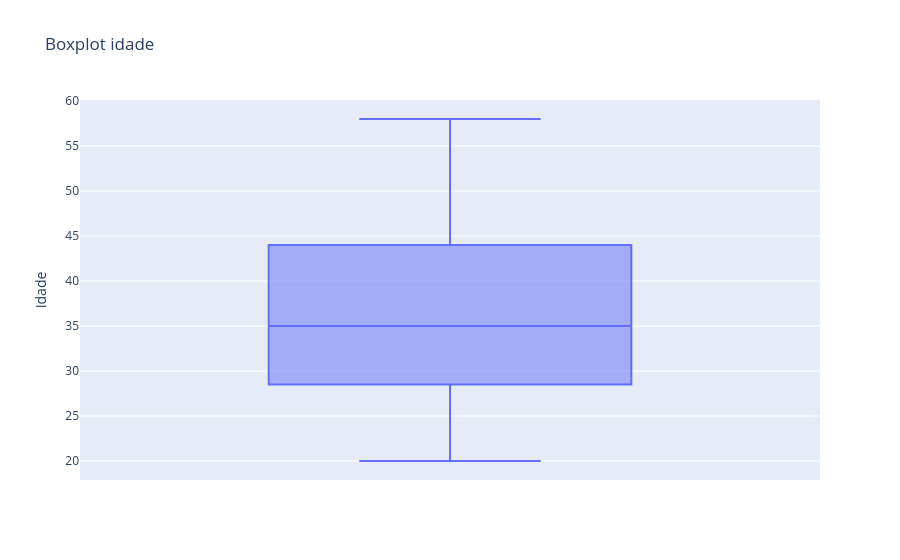

Here is the notebook cell this chart was saved with:
### Markdown cell above
Boxplot

### Code cell
fig = px.box(df, y='Idade', title='Boxplot idade')

fig.show()

### Figure 1 — Plotly figure (JSON) as saved in the notebook; plotly's stock layout.template omitted (floating-point values rounded to 4 significant figures)
{"data": [{"alignmentgroup": "True", "hovertemplate": "Idade=%{y}<extra></extra>", "legendgroup": "", "marker": {"color": "#636efa"}, "name": "", "notched": false, "offsetgroup": "", "orientation": "v", "showlegend": false, "type": "box", "x0": " ", "xaxis": "x", "y": [23, 23, 34, 41, 23, 50, 58, 29, 33, 56, 36, 40, 31, 20, 47, 33, 28, 44, 44, 41], "y0": " ", "yaxis": "y"}], "layout": {"boxmode": "group", "legend": {"tracegroupgap": 0}, "title": {"text": "Boxplot idade"}, "xaxis": {"anchor": "y", "domain": [0, 1]}, "yaxis": {"anchor": "x", "domain": [0, 1], "title": {"text": "Idade"}}}}
